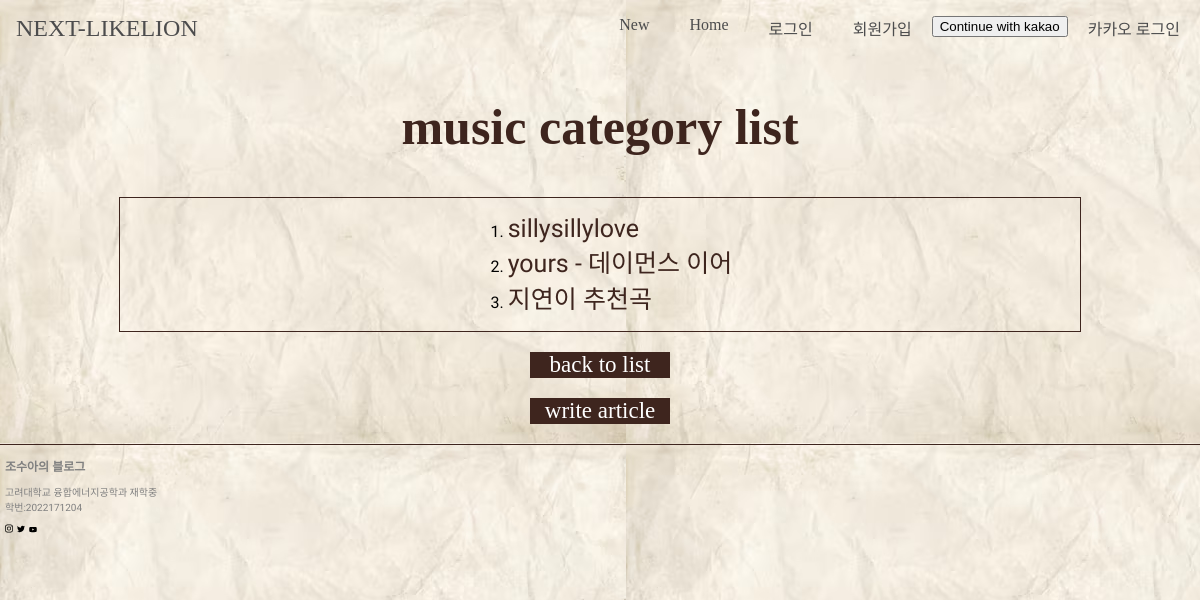
Page /category/music on the committed database.
### blogApp/models.py (models this page shows, shortened)
class Article(models.Model):
    title = models.CharField(max_length= 200)
    content = models.TextField()
    category = models.CharField(max_length=10, null = True)
    updated_at = models.DateTimeField(auto_now = True)
    author = models.ForeignKey(User, on_delete=models.CASCADE, related_name='posts', default=1)

### blogApp/views.py (the view)
# urls.py: path('category/<str:category_name>', views.category, name = 'category'),
def category(request, category_name):
    category_kind = category_name
    category_articles = Article.objects.filter(category = category_name)
    return render(request, 'category.html', {'category_articles': category_articles, 'category_kind': category_kind, })

### blogApp/templates/category.html
{% extends 'base.html' %}
{% block css %}
{% load static %}
<link rel="stylesheet" type="text/css" href="{% static 'category.css' %}">
{% endblock %}
{% block content %}
<h2>{{category_kind}} category list</h2>
    <div class="container">
        <ol>
        {% for article in category_articles %}
        <li><a href="{% url 'detail' article.id %}">{{ article.title }}</a></li>
        {% endfor%}
        </ol>
    </div>
    <div class="name">
        <a href = "{% url 'list' %}">back to list</a>
    </div>
    <div class="name">
        <a href = "{% url 'new' %}">write article</a>
    </div>
{% endblock %}

### blogApp/static/base.css (style rules this page uses)
body { background-image: url('./old-crumpled-paper-texture-background_118047-12865.avif'); display: flex; flex-direction: column; align-items: center; }
:root { --color-white: #ffffff; --color-dark-grey: #8f8f8f; --color-light-grey: #ebebeb; --color-blue: #668efd; --color-black: #4c4c4d; --font-large: 48px; --font-medium: 28px; --font-regular: 18px; --font-small: 16px; --font-micro: 14px; --weight-bold: 700; --weight-semi-bold: 500; --weight-regular: 400; --size-border-radius: 4px; }
body { margin: 0; width: 100%; background-color: aliceblue; }
.container { width: 100%; display: flex; justify-content: center; }
a { text-decoration: none; color: var(--color-black); }

### blogApp/static/category.css (style rules this page uses)
body { background-image: url('./old-crumpled-paper-texture-background_118047-12865.avif'); display: flex; flex-direction: column; align-items: center; }
h2 { font-family: 'TAN-NIMBUS'; font-size: 50px; color: #3E251E; text-align: center; }
.container { border: 1px solid #3E251E; width: 80%; height: 80%; display: flex; flex-direction: column; align-items: center; font-family: 'Nanum Myeongjo', serif; }
.container li a { font-family: 'Nanum Myeongjo', serif; font-size: 25px; color: #3E251E; text-align: center; }
.name { margin-top: 20px; width: 140px; background-color: #3E251E; text-align: center; }
.name a { font-family: 'Droid Serif'; font-size: 23px; color: white; }

### rows in the picture
Article: title "sillysillylove"
Article: title "yours - 데이먼스 이어"
Article: title "지연이 추천곡"

### other values in the picture
{{ category_kind }} "music"
